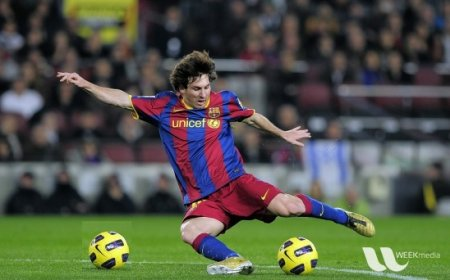
%> input picture Transformation of a Image/messi.jpg, 450 x 280 px
$ octave input_and_gamma_correction.m   (GNU Octave 9; MATLAB toolbox functions it lacks are replaced by stand-ins)
%> lines starting %> are read from the running program, lines starting %| are printed output that depends on the picture
close all % to close the previous figures
clear % to clearthe workspace
clc % to clear the command window

%read a image
input_image = imread('messi.jpg');
%> input_image is the input picture: size 280x450x3 uint8; mean R, G, B 82.3, 85.8, 72.3
figure
subplot(1,3,1)
imshow(input_image);
title('Messi')

% image shape. Height weight and channel
[w h c] = size(input_image)
%> w = 280; h = 450; c = 3

subplot(1,3,2)
imshow(input_image(:,:,1));
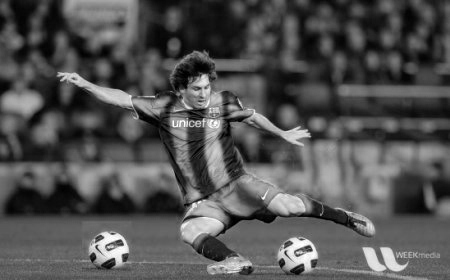
%> displayed picture: size 280x450, on the screen's scale of 0 to 255; min 0, max 255, mean 82.3
title('Red Channel Image')

pkg load image
% convert to grayscale image
gray_scale_image = rgb2gray(input_image);
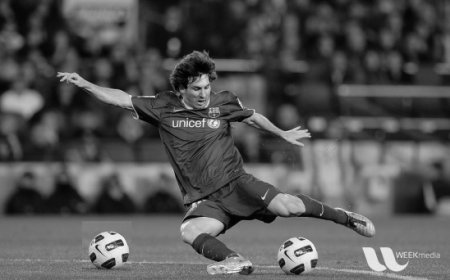
%> gray_scale_image: size 280x450 uint8; min 0, max 249, mean 83.2
subplot(1,3,3)
imshow(uint8(gray_scale_image))
title('Gray Scale IMage')

%save figure
%print -djpg Image.jpg

% Power law transformation. Gamma Correction.
% s = c* r^gamma
c = 0.001
gamma = 1.13
result_image = gray_scale_image .^ gamma;
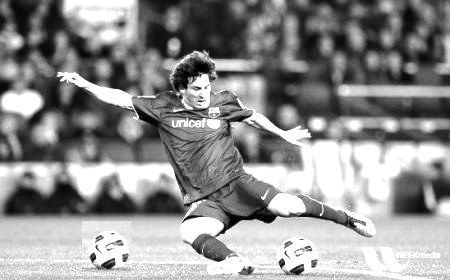
%> result_image: size 280x450 uint8; min 0, max 255, mean 143
figure
subplot(1,2,1)
imshow(uint8(result_image))
title('Gamma Corrected Image when c=0.001 & gamma=1.13')
max(min(result_image))
%> ans = 52

c = 10
gamma = 0.85
result_image = gray_scale_image .^ gamma;
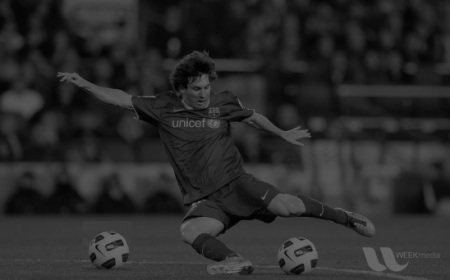
%> result_image: size 280x450 uint8; min 0, max 109, mean 42
subplot(1,2,2)
imshow(uint8(result_image))
title('Gamma Corrected Image when c=5 & gamma=0.9')
%save figure
%print -djpg Gamma_Corrected_Image.jpg

a = fft(gray_scale_image);
figure
subplot(1,3,1)
imshow(a);
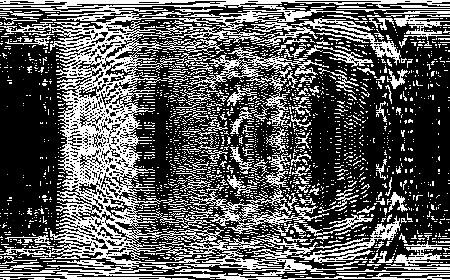
%> displayed picture: size 280x450, on the screen's scale of 0 to 255; min 0, max 255, mean 90.9
title('FFt of the Image')
subplot(1,3,2)
plot(a);
title('FFt of the Image')
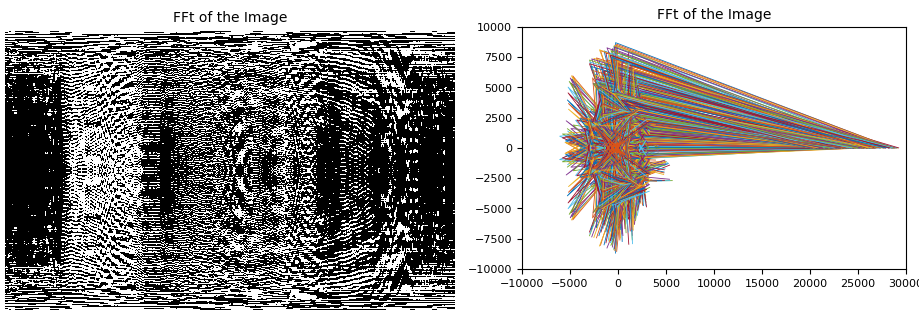
%> figure redrawn from the program's plot data, 2 panels
%save figure
%print -djpg FFT_image.jpg

imwrite(gray_scale_image, 'Gray Scale Image.png')
imwrite(a, 'FFT_image.png')
